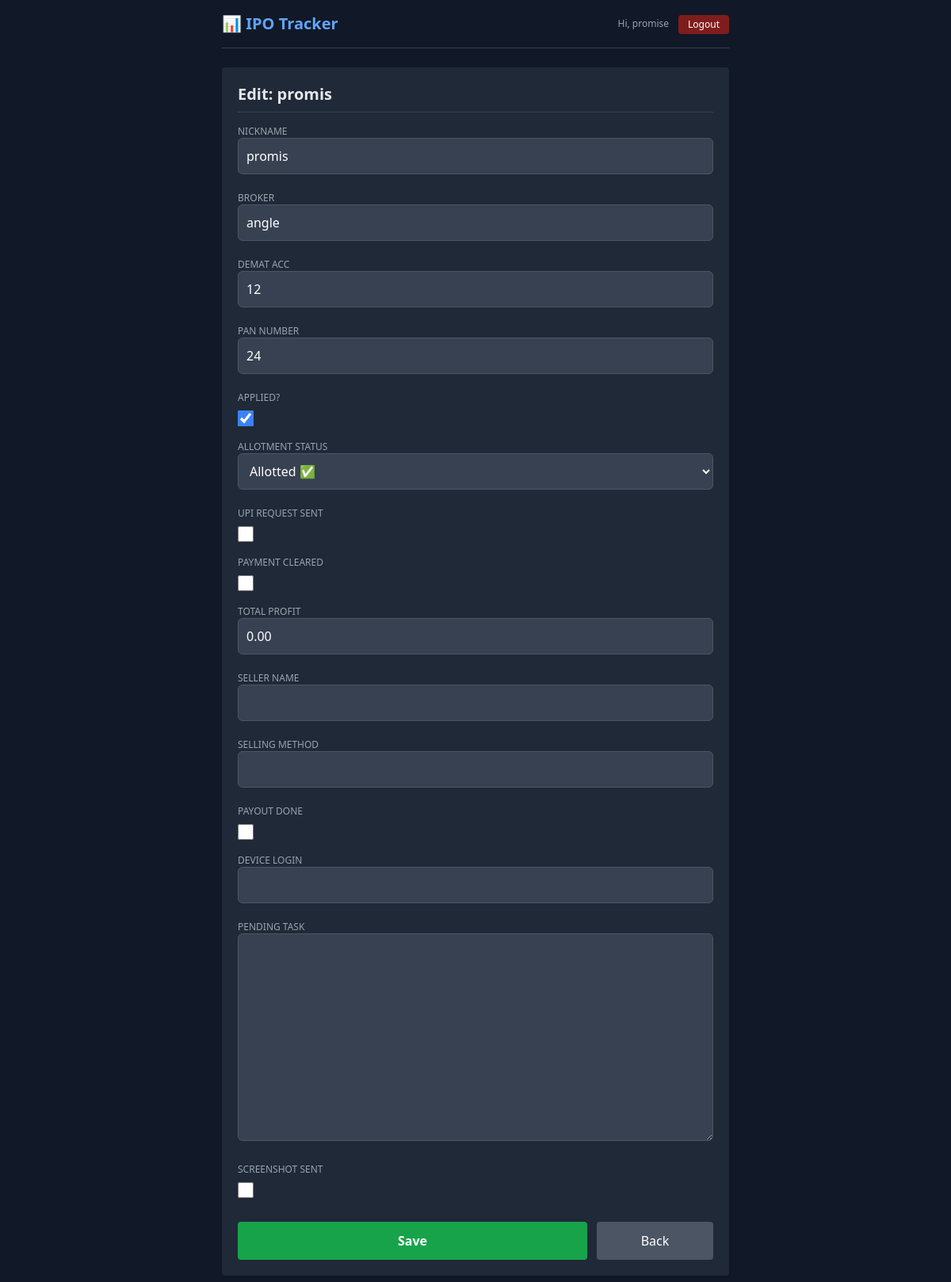
Page /detail/2/ (signed in) on the committed database.
### core/models.py (models this page shows, shortened)
class ClientApp(models.Model):
    owner = models.ForeignKey(User, on_delete=models.CASCADE)
    ipo = models.ForeignKey(IPO, on_delete=models.CASCADE)
    nickname = models.CharField(max_length=100)
    broker = models.CharField(max_length=50)
    demat_acc = models.CharField(max_length=50, blank=True)
    pan_number = models.CharField(max_length=20, blank=True)
    is_applied = models.BooleanField(default=False, verbose_name="Applied?")
    ALLOTMENT_CHOICES = [('Pending', 'Pending'), ('Allotted', 'Allotted ✅'), ('Not Allotted', 'Not Allotted ❌')]
    allotment_status = models.CharField(max_length=20, choices=ALLOTMENT_CHOICES, default='Pending')
    upi_request_sent = models.BooleanField(default=False)
    payment_cleared = models.BooleanField(default=False)
    total_profit = models.DecimalField(max_digits=10, decimal_places=2, default=0.00)
    profit_share_45 = models.DecimalField(max_digits=10, decimal_places=2, default=0.00, editable=False)
    seller_name = models.CharField(max_length=50, blank=True)
    selling_method = models.CharField(max_length=50, blank=True)
    payout_done = models.BooleanField(default=False)
    device_login = models.CharField(max_length=50, blank=True)
    pending_task = models.TextField(blank=True)
    screenshot_sent = models.BooleanField(default=False)

### core/views.py (the view)
# urls.py: path('detail/<int:id>/', views.client_detail, name='client_detail'),
@login_required(login_url='login')
def client_detail(request, id):
    client = get_object_or_404(ClientApp, id=id, owner=request.user)
    if request.method == "POST":
        form = ClientForm(request.POST, instance=client)
        if form.is_valid():
            form.save()
            return redirect(f'/?ipo_id={client.ipo.id}')
    else:
        form = ClientForm(instance=client)
    return render(request, 'core/form.html', {'form': form, 'title': f'Edit: {client.nickname}'})

### core/templates/core/form.html (shortened to what this page needs)
{% extends 'core/base.html' %}
{% block content %}
<div class="bg-gray-800 p-5 rounded shadow">
    <h2 class="text-xl font-bold mb-4 border-b border-gray-700 pb-2">{{ title }}</h2>
    <form method="POST">{% csrf_token %}
        {% for field in form %}
        <div class="mb-3"><label class="block text-gray-400 text-xs uppercase">{{ field.label }}</label><div class="text-black">{{ field }}</div></div>
        {% endfor %}
        <div class="mt-6 flex gap-3"><button type="submit" class="w-full bg-green-600 py-3 rounded font-bold text-white">Save</button><a href="/" class="w-1/3 bg-gray-600 text-center py-3 rounded text-white">Back</a></div>
    </form>
</div>
{% endblock %}

### core/templates/core/base.html (shortened to what this page needs)
<!DOCTYPE html>
<html lang="en" class="dark">
<head>
    <script src="https://cdn.tailwindcss.com"></script>
</head>
<body class="p-4 max-w-2xl mx-auto">
    <nav class="flex justify-between items-center mb-6 border-b border-gray-700 pb-4">
        <a href="/" class="text-xl font-bold text-blue-400">📊 IPO Tracker</a>
        <div class="flex gap-3 items-center">
            {% if user.is_authenticated %}
                <span class="text-xs text-gray-400 hidden sm:block">Hi, {{ user.username }}</span>
                <form action="{% url 'logout' %}" method="post">
                    <button type="submit" class="text-xs bg-red-900 hover:bg-red-800 text-white px-3 py-1 rounded">Logout</button>
                </form>
            {% else %}
                <a href="{% url 'login' %}" class="text-xs bg-blue-600 hover:bg-blue-700 text-white px-3 py-1 rounded">Login</a>
                <a href="{% url 'signup' %}" class="text-xs bg-green-600 hover:bg-green-700 text-white px-3 py-1 rounded">Sign Up</a>
            {% endif %}
        </div>
    </nav>
    {% block content %}{% endblock %}
</body>
</html>

### core/templates/core/base.html (style rules this page uses)
body { background-color: #111827; color: #e5e7eb; }
.input-dark { background-color: #374151; border: 1px solid #4b5563; color: white; padding: 10px; width: 100%; border-radius: 6px; margin-bottom: 10px; }

### rows in the picture
ClientApp: form "promis" "angle" "12" "24" "☑" "Allotted ✅" "0.00"

### other values in the picture
{{ user.username }} "promise"
{{ title }} "Edit: promis"
{{ field.label }} "NICKNAME" "BROKER" "DEMAT ACC" "PAN NUMBER" "APPLIED?" "ALLOTMENT STATUS" "UPI REQUEST SENT" "PAYMENT CLEARED" "TOTAL PROFIT" "SELLER NAME" "SELLING METHOD" "PAYOUT DONE" "DEVICE LOGIN" "PENDING TASK" "SCREENSHOT SENT"
